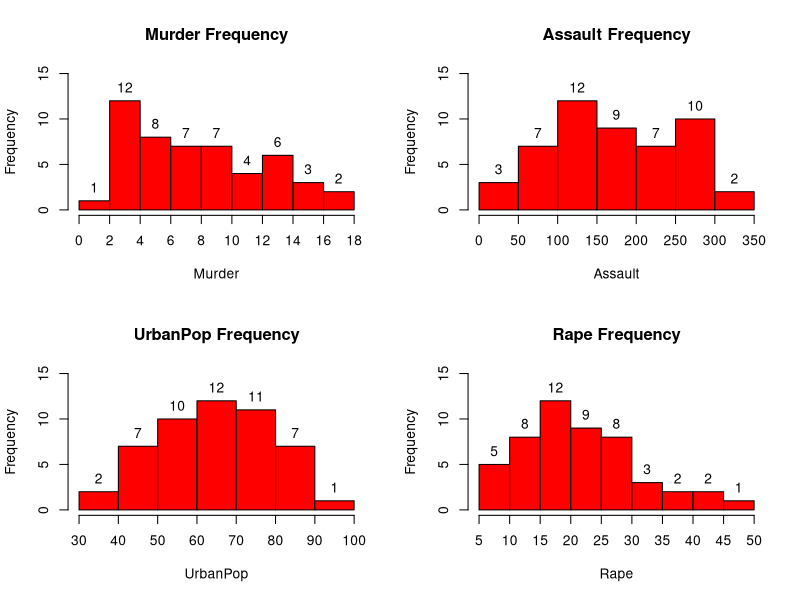
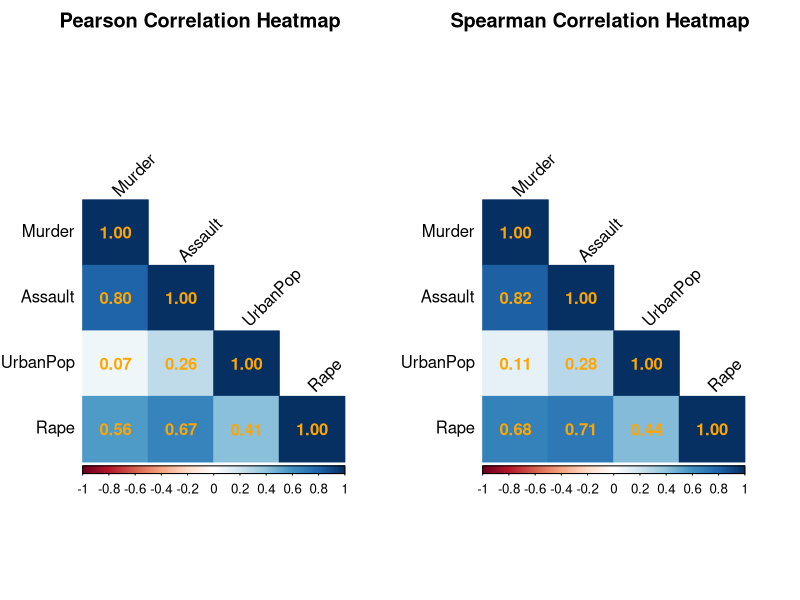
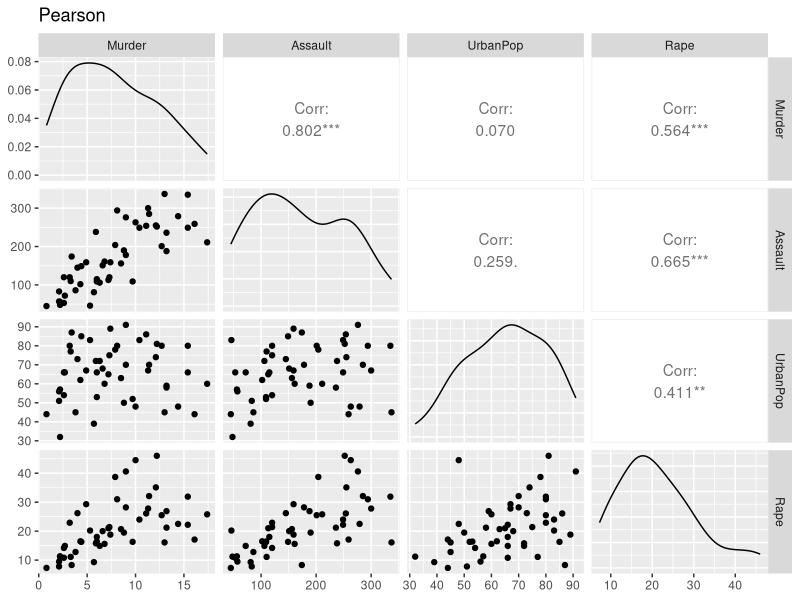
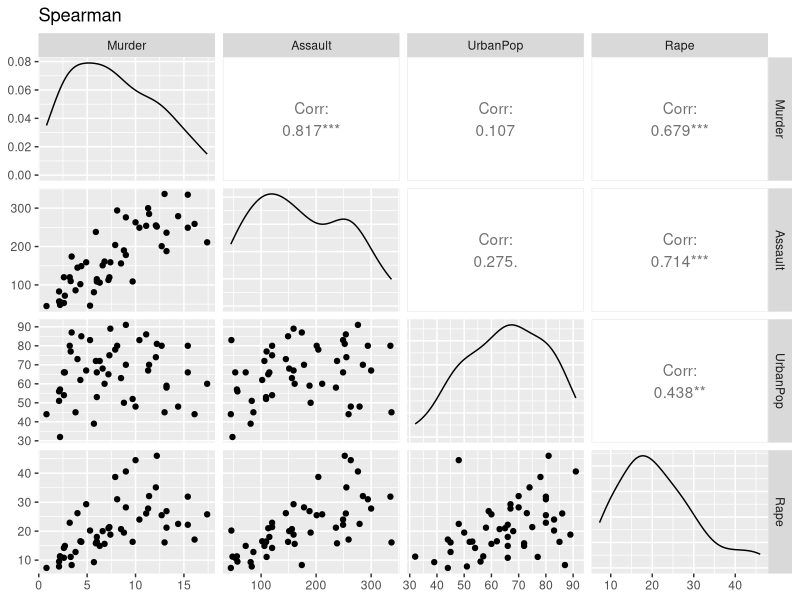

Source code (R) for these figures, in order:
#install GGally
if (!requireNamespace("GGally", quietly = TRUE)) { #auto install required package GGally
  install.packages("GGally")
}
if (!requireNamespace("corrplot", quietly = TRUE)) { #auto install required package coorplot
  install.packages("corrplot")
}
library("corrplot")
library("GGally")
data <- USArrests #load dataset

#REQUIREMENT 3

#creating histogram for murder, assault, UrbanPop, Rape
par(mfrow = c(2, 2)) # create 2x2 plot 
#Murder
murder <- hist(data$Murder, main="Murder Frequency", xlab="Murder", ylab = "Frequency", col="red", border="black", xaxt = "n", ylim = c(0, max(hist(data$Murder, plot = FALSE)$counts) * 1.25))
text(murder$mids, murder$counts, labels = murder$counts, pos = 3) # add frequency text to the bar for readability 

axis(1, at = murder$breaks) #adjust the bin labels (x axis) for readability
#Assult
assault <- hist(data$Assault, main="Assault Frequency", xlab="Assault", ylab = "Frequency", col="red", border="black", ylim = c(0, max(hist(data$Assault, plot = FALSE)$counts) * 1.25))
text(assault$mids, assault$counts, labels = assault$counts, pos = 3) # add frequency text to the bar for readability 

#urbanpop
urbanpop <- hist(data$UrbanPop, main="UrbanPop Frequency", xlab="UrbanPop", ylab = "Frequency", col="red", border="black", ylim = c(0, max(hist(data$UrbanPop, plot = FALSE)$counts) * 1.25))
text(urbanpop$mids, urbanpop$counts, labels = urbanpop$counts, pos = 3) # add frequency text to the bar for readability 

#rape
rape <- hist(data$Rape, main="Rape Frequency", xlab="Rape", ylab = "Frequency", col="red", border="black", xaxt = "n", ylim = c(0, max(hist(data$Rape, plot = FALSE)$counts) * 1.25))
text(rape$mids, rape$counts, labels = rape$counts, pos = 3) # add frequency text to the bar for readability 

axis(1, at = rape$breaks) #adjust the bin labels (x axis) for readability


##################### Analysis #######################################
# Murder Histogram 
# It seems to be right skewed which suggest most states having lower to moderate murder arrest rates. 
# This suggests frequency of high murder arrests decreases as the murder rate increases.
# 12 states with 2-4 murder arrest observed, which is the the highest peak.  

# Assault Histogram
# Assault frequency seems to be bimodal, a histogram with two distinct peaks.
# The highest frequency occurred in the bins 100-150 assaults in 12 states. 
# Followed by second highest frequency of 10 states with assaults range of 250-300.


# Urban population histogram
# It appears approximately symmetric, with most states concentrated between 50% and 80% urban population. 
# The highest frequency occurs in the 60–70% interval, containing 12 states. 
# The frequencies decrease towards both ends of the distribution, suggesting that most states have moderate to high levels of urbanisation.
# While relatively few have very low or very high urban population percentages.

# Rape histogram 
# It seems to be right skewed, most states concentrated in low to moderate arrests, while few states reporting higher number of 
# arrests related to rape. 15-20 arrests made in 12 states which is the highest frequency. 
# The frequencies generally decrease as the arrest rate increases, with relatively few states having high values. 
# This indicates that the distribution has a longer tail towards higher arrest rates.


#REQUIRMENT 4

vars <- data[, c("Murder", "Assault", "UrbanPop", "Rape")]
# Pearson correlation
cat("Pearson correlation", "\n")
pearson <- cor(vars, method = "pearson")
print(pearson) #print pearson correlation
cat("\n") #add empty line


# Spearman correlation
cat("Spearman correlation", "\n")
spearman <- cor(vars, method = "spearman")
print(spearman)

#heatmaps
par(mfrow=c(1,2)) # create 1x2 plots
corrplot(pearson,
         method = "color", #create coloured map
         type = "lower", # lower triangle only to avoid displaying some duplicates 
         addCoef.col = "orange", #set correlation value color 
         tl.col = "black", #label color
         tl.srt = 45, # label text angle
         title = "Pearson Correlation Heatmap",
         mar = c(0, 0, 2, 0)) #add 2 top margin

corrplot(spearman,
         method = "color",
         type = "lower",
         addCoef.col = "orange",
         tl.col = "black",
         tl.srt = 45,
         title = "Spearman Correlation Heatmap",
         mar = c(0, 0, 2, 0))

# matrix plot
#pearson
print(ggpairs(
  vars,
  title = "Pearson",
  upper = list(continuous = wrap("cor", method = "pearson")), #upper triangle show the correlation coefficient
  lower = list(continuous = "points"), #lower triangle show the scatter plot
  diag = list(continuous = "densityDiag")
))
#spearman
print(ggpairs(
  vars,
  title = "Spearman",
  upper = list(continuous = wrap("cor", method = "spearman")),
  lower = list(continuous = "points"),
  diag = list(continuous = "densityDiag")
))

########################## Analysis ###########################
# Heatmap 
# The heatmap displaying the correlation coefficient between the variables.
# The highest correlation is between assault and murder with positive 0.8 (Pearson). The Spearman correlation is slightly higher, at 0.82.
# Both Pearson and Spearman results indicate a strong positive association. Which can be seen in the scatter plot. This suggests as the number of arrests made related to assault, the number of murder related arrest goes up as well.
# The second highest correlation is between assault and rape with positive 0.67 (Pearson) coefficient. The Spearman coefficient is slightly higher, at 0.71 Which suggest the number of rape related arrest goes up with assault related arrest.
# The lowest correlation is between urban population and murder with 0.07. The Spearman correlation is also close to zero, at 0.11.
# The correlation is very weak, indicating weak association between murder and urban population. Which can be seen in the scatter plot.
# Although the Spearman coefficient is slightly higher, both methods suggest that there is little association between these variables.

# ggpairs
# This plot displaying three different types of information. 
# The scatter plot, displaying the rate of arrests of all the variables. Each dot represent a state, the y axis represent the number of arrests.
# The density curve showing how values are distributed for each variable. 
# Correlation coefficient, measuring the the correlation between two variables.
# Murder and Assault scatter plot showing a strong positive correlation, which is supported by the correlation coefficient of 0.8 (pearson) and 0.82 Spearman coefficient.
# This suggest number of murder related arrest goes up with assault related arrests.
# Murder and Urban population has the weakest positive correlation, looking at scatter plot the points is all over the place and supported by 0.07 (Pearson) correlation coefficient and 0.11 Spearman coefficient. 
# Meaning there is very weak relation between murder and urban population. 

# Pearson vs Spearman
# overall the Pearson and Spearman coefficient is very similar. Suggesting the general pattern of association is consistent between the two methods.
# Some notable difference, between assault and rape increases from 0.67 using Pearson to 0.71 using Spearman. Similarly, the correlation between Murder and Rape increases from 0.56 to 0.68.
# In conclusion, both methods identify murder and assault as the strongest relationship and murder and urban population as the weakest. 
# The overall findings are consistent, although Spearman reveals somewhat stronger associations for certain variable pairs.
